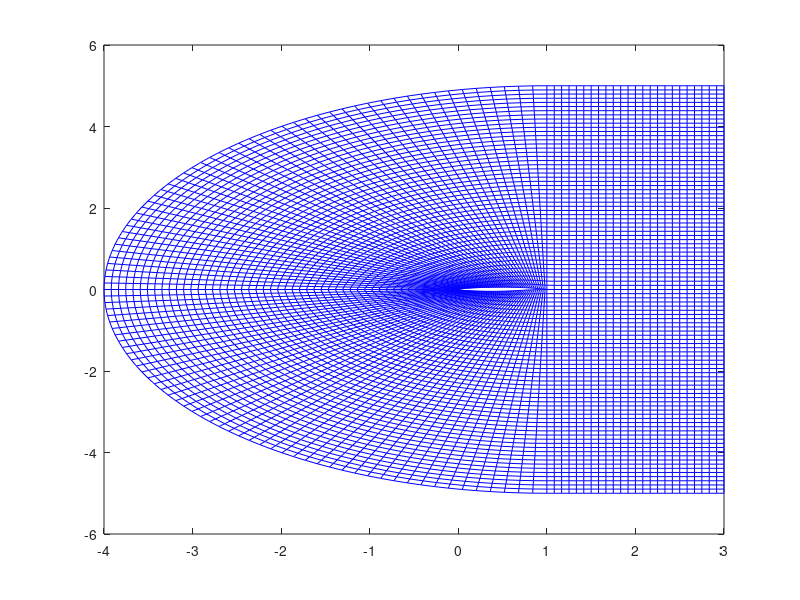

Source code (MATLAB): (Note: this script raises an error after producing the figure.)
clc;
clear;
close all;

%% Load Airfoil Coordinates

foil = importdata('BACNLF.dat');

%% Generate Physical Domain

% size of computational space
m_pts = 99; % number of points in x dir
n_pts = 50; % number of points in y dir

% % Physical space boundary conditions
% xS_p = linspace(0, 2, m_pts);
% xN_p = linspace(-0.5, 2.5, m_pts);
% xW_p = linspace(0, -0.5, n_pts);
% xE_p = linspace(2, 2.5, n_pts);
% 
% mW = -0.9/(0 - -0.5);
% mE = 0.9/(2.5-2);
% 
% hN = 1.0;
% kN = 1.3;
% aN = -0.4/(1.5^2);
% 
% yS_p = zeros(size(xS_p));
% yN_p = aN.*(xN_p - hN).^2 + kN;
% yW_p = mW .* (xW_p - -0.5) + 0.9;
% yE_p = mE .* (xE_p - 2.0);

x_LE = find(foil.data(:,1) == min(foil.data(:,1)), 1);
rad = 5.0;
xS_p = linspace(1,0, 50);
yS_p = spline(foil.data(1:x_LE,1), foil.data(1:x_LE,2), xS_p);
yS_p = [yS_p, spline(foil.data((x_LE+1):end,1), foil.data((x_LE+1):end,2), fliplr(xS_p(1:end-1)))];
xS_p = [xS_p, fliplr(xS_p(1:end-1))];

xW_p = ones(1, n_pts) * xS_p(1);
xE_p = xW_p;
xN_p = rad.*cos(linspace(0.5*pi, 1.5*pi, m_pts)) + 1;

yN_p = rad.*sin(linspace(0.5*pi, 1.5*pi, m_pts));
yE_p = linspace(spline(foil.data(1:x_LE,1), foil.data(1:x_LE,2),xW_p(1)), rad, n_pts); 
yW_p = linspace(spline(foil.data((x_LE+1):end,1), foil.data((x_LE+1):end,2),xW_p(end)), -rad, n_pts);

% figure();
% plot(xS_p, yS_p);hold on;
% plot(xN_p, yN_p);
% plot(xW_p, yW_p);
% plot(xE_p, yE_p);

% Initialize physical grid
XX = zeros(n_pts, m_pts);
YY = XX;

% Apply Boundary Conditions
XX(:,1) = xW_p;
XX(:,end) = xE_p;
XX(1,:) = xS_p;
XX(end,:) = xN_p;

YY(:,end) = yW_p;
YY(:,1) = yE_p;
YY(1,:) = yS_p;
YY(end,:) = yN_p;

% re-initialize physical grid, sweep from left to right and bottom to top
for i = 2:(size(XX,2)-1)
%     XX(2:end-1,i) = xS_p(i);
%     YY(2:end-1,i) = yW_p(2:end-1);
    XX(:,i) = linspace(XX(1,i), XX(end,i), n_pts);
    YY(:,i) = linspace(YY(1,i), YY(end,i), n_pts);
end

xvals = linspace(1,3, 25);
y_u = linspace(0,rad, n_pts);
y_l = linspace(0,-rad, n_pts);

[XX_u, YY_u] = meshgrid(fliplr(xvals(2:end)), y_u);
[XX_l, YY_l] = meshgrid(xvals(2:end), y_l);

XX = horzcat(XX_u, XX);
YY = horzcat(YY_u, YY);

XX = horzcat(XX, XX_l);
YY = horzcat( YY, YY_l);

figure();
plot(XX,YY, 'b-', XX', YY', 'b-');

%% Solve Elliptic Equation

res = 1;
tol = 1e-5;

while res > tol
    XX_old = XX;
    YY_old = YY;
   
    for i = 2:(size(XX,2)-1)
        a_xx = [0;...
                ((0.5*(XX(2:end-1,i+1)-XX(2:end-1,i-1))).^2 + (0.5*(YY(2:end-1,i+1) - YY(2:end-1,i-1))).^2);...
                0];
        b_xx = [1;...
                -2.*((0.5*(XX(2:end-1,i+1)-XX(2:end-1,i-1))).^2 + (0.5*(YY(2:end-1,i+1) - YY(2:end-1,i-1))).^2 + (0.5*(XX(3:end,i)-XX(1:end-2,i))).^2 + (0.5*(YY(3:end,i) - YY(1:end-2,i))).^2);...
                1];
        c_xx = [0;...
                ((0.5*(XX(2:end-1,i+1)-XX(2:end-1,i-1))).^2 + (0.5*(YY(2:end-1,i+1) - YY(2:end-1,i-1))).^2);...
                0];
        d_xx = [XX(1, i);...
                -(XX(2:end-1, i-1) + XX(2:end-1, i+1)).*((0.5*(XX(3:end,i)-XX(1:end-2,i))).^2 + (0.5*(YY(3:end,i) - YY(1:end-2,i))).^2) + ...
                2.*(0.5.*(XX(2:end-1,i+1)-XX(2:end-1,i-1)).*0.5.*(XX(3:end,i)-XX(1:end-2,i)) + 0.5.*(YY(2:end-1,i+1) - YY(2:end-1,i-1)).*0.5.*(YY(3:end,i) - YY(1:end-2,i))).*0.25.*(XX(3:end,i+1) + XX(1:end-2, i-1) - XX(3:end, i-1) - XX(1:end-2, i+1));...
                XX(end, i)];
        
        XX(:,i) = thomas3(a_xx, b_xx, c_xx, d_xx);
        
%         a_yy = [0; ones(size(YY(2:end-1,i-1)));0];
%         b_yy = [1; -4*ones(length(YY(2:end-1, i)),1); 1];
%         c_yy = [0; ones(size(YY(2:end-1,i-1)));0];
        d_yy = [YY(1, i);...
                -(YY(2:end-1, i-1) + YY(2:end-1, i+1)).*((0.5*(XX(3:end,i)-XX(1:end-2,i))).^2 + (0.5*(YY(3:end,i) - YY(1:end-2,i))).^2) + ...
                2.*(0.5.*(XX(2:end-1,i+1)-XX(2:end-1,i-1)).*0.5.*(XX(3:end,i)-XX(1:end-2,i)) + 0.5.*(YY(2:end-1,i+1) - YY(2:end-1,i-1)).*0.5.*(YY(3:end,i) - YY(1:end-2,i))).*0.25.*(YY(3:end,i+1) + YY(1:end-2, i-1) - YY(3:end, i-1) - YY(1:end-2, i+1));...
                YY(end, i)];
        
        YY(:,i) = thomas3(a_xx, b_xx, c_xx, d_yy);
    end
    
    res_x = max(abs(XX(:) - XX_old(:)));
    res_y = max(abs(YY(:) - YY_old(:)));
    
    res(end+1) = max(res_x, res_y);
    
end

figure();
plot(XX,YY, 'b-', XX', YY', 'b-');
axis equal